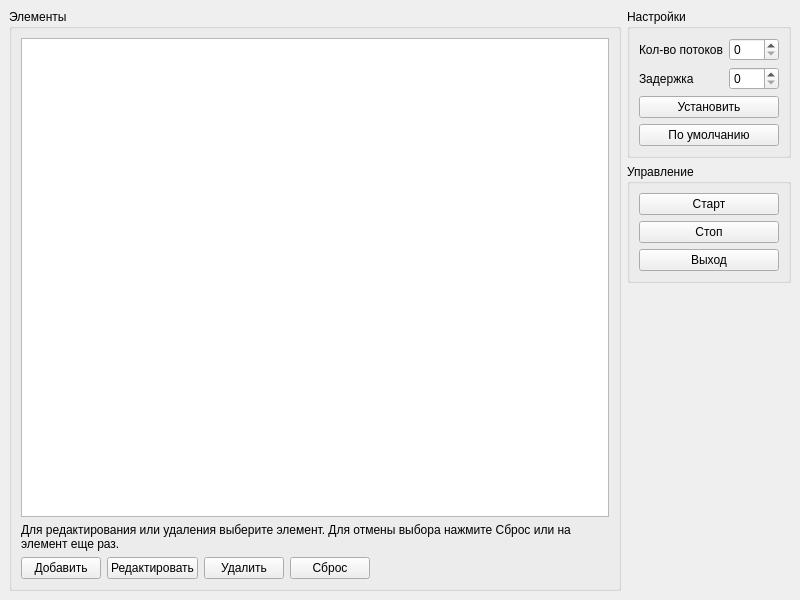
<?xml version="1.0" encoding="UTF-8"?>
<ui version="4.0">
 <class>MainWindow</class>
 <widget class="QMainWindow" name="MainWindow">
  <property name="geometry">
   <rect>
    <x>0</x>
    <y>0</y>
    <width>800</width>
    <height>600</height>
   </rect>
  </property>
  <property name="windowTitle">
   <string>MainWindow</string>
  </property>
  <widget class="QWidget" name="centralwidget">
   <layout class="QGridLayout" name="gridLayout_4">
    <item row="0" column="0">
     <widget class="QGroupBox" name="groupBox_elements">
      <property name="title">
       <string>Элементы</string>
      </property>
      <layout class="QGridLayout" name="gridLayout">
       <item row="0" column="0">
        <widget class="QListView" name="listView"/>
       </item>
       <item row="2" column="0">
        <layout class="QHBoxLayout" name="horizontalLayout">
         <item>
          <widget class="QPushButton" name="pushButton_appendElement">
           <property name="text">
            <string>Добавить</string>
           </property>
          </widget>
         </item>
         <item>
          <widget class="QPushButton" name="pushButton_editElement">
           <property name="text">
            <string>Редактировать</string>
           </property>
          </widget>
         </item>
         <item>
          <widget class="QPushButton" name="pushButton_removeElement">
           <property name="text">
            <string>Удалить</string>
           </property>
          </widget>
         </item>
         <item>
          <widget class="QPushButton" name="pushButton_clearSelection">
           <property name="text">
            <string>Сброс</string>
           </property>
          </widget>
         </item>
         <item>
          <spacer name="horizontalSpacer">
           <property name="orientation">
            <enum>Qt::Horizontal</enum>
           </property>
           <property name="sizeHint" stdset="0">
            <size>
             <width>40</width>
             <height>20</height>
            </size>
           </property>
          </spacer>
         </item>
        </layout>
       </item>
       <item row="1" column="0">
        <widget class="QLabel" name="label_3">
         <property name="text">
          <string>Для редактирования или удаления выберите элемент. Для отмены выбора нажмите Сброс или на элемент еще раз.</string>
         </property>
         <property name="wordWrap">
          <bool>true</bool>
         </property>
        </widget>
       </item>
      </layout>
     </widget>
    </item>
    <item row="0" column="1">
     <layout class="QVBoxLayout" name="verticalLayout_2">
      <item>
       <widget class="QGroupBox" name="groupBox_settings">
        <property name="title">
         <string>Настройки</string>
        </property>
        <layout class="QGridLayout" name="gridLayout_3">
         <item row="0" column="0">
          <layout class="QHBoxLayout" name="horizontalLayout_2">
           <item>
            <layout class="QGridLayout" name="gridLayout_2">
             <item row="0" column="0">
              <widget class="QLabel" name="label">
               <property name="text">
                <string>Кол-во потоков</string>
               </property>
              </widget>
             </item>
             <item row="0" column="1">
              <widget class="QSpinBox" name="spinBox_threadsCount">
               <property name="minimumSize">
                <size>
                 <width>50</width>
                 <height>0</height>
                </size>
               </property>
              </widget>
             </item>
             <item row="1" column="0">
              <widget class="QLabel" name="label_2">
               <property name="text">
                <string>Задержка</string>
               </property>
              </widget>
             </item>
             <item row="1" column="1">
              <widget class="QSpinBox" name="spinBox_idleDuration">
               <property name="minimumSize">
                <size>
                 <width>50</width>
                 <height>0</height>
                </size>
               </property>
              </widget>
             </item>
            </layout>
           </item>
          </layout>
         </item>
         <item row="1" column="0">
          <widget class="QPushButton" name="pushButton_setSettings">
           <property name="text">
            <string>Установить</string>
           </property>
          </widget>
         </item>
         <item row="2" column="0">
          <widget class="QPushButton" name="pushButton_resetSettings">
           <property name="text">
            <string>По умолчанию</string>
           </property>
          </widget>
         </item>
        </layout>
       </widget>
      </item>
      <item>
       <layout class="QHBoxLayout" name="horizontalLayout_4">
        <item>
         <widget class="QGroupBox" name="groupBox_managment">
          <property name="title">
           <string>Управление</string>
          </property>
          <layout class="QVBoxLayout" name="verticalLayout">
           <item>
            <widget class="QPushButton" name="pushButton_start">
             <property name="text">
              <string>Старт</string>
             </property>
            </widget>
           </item>
           <item>
            <widget class="QPushButton" name="pushButton_stop">
             <property name="text">
              <string>Стоп</string>
             </property>
            </widget>
           </item>
           <item>
            <widget class="QPushButton" name="pushButton_exit">
             <property name="text">
              <string>Выход</string>
             </property>
            </widget>
           </item>
          </layout>
         </widget>
        </item>
       </layout>
      </item>
      <item>
       <spacer name="verticalSpacer">
        <property name="orientation">
         <enum>Qt::Vertical</enum>
        </property>
        <property name="sizeHint" stdset="0">
         <size>
          <width>20</width>
          <height>40</height>
         </size>
        </property>
       </spacer>
      </item>
     </layout>
    </item>
   </layout>
  </widget>
 </widget>
 <resources/>
 <connections/>
</ui>
